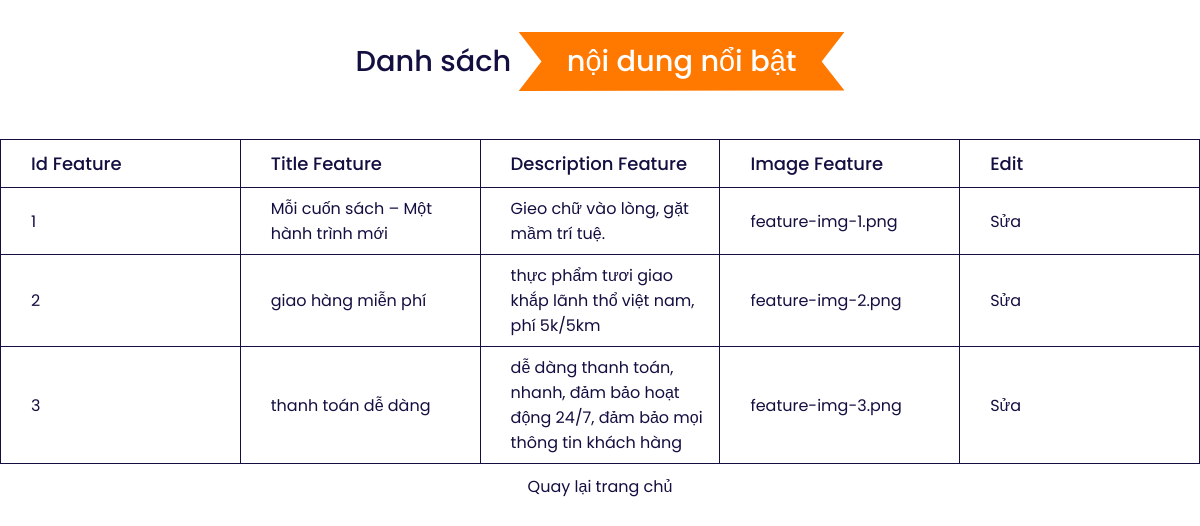
/list-item-feature.php, run on the app's committed database.
### tables this page shows
CREATE TABLE `tbl_features` (
  `id_feature` int(11) NOT NULL,
  `title_feature` varchar(255) NOT NULL,
  `description_feature` varchar(255) NOT NULL,
  `img_feature` varchar(255) NOT NULL
);

### list-item-feature.php (the view, shortened to what this page needs)
<!DOCTYPE html>
<html lang="en">
<head>
    <link rel="stylesheet" href="assets/css/list-products.css" />
    <link
    href="https://unpkg.com/boxicons@2.0.9/css/boxicons.min.css"
    rel="stylesheet"
    />
</head>
<body>
<?php require_once "connect.php"; ?>
    <section class="home-content">
      <h1 class="heading">Danh sách <span>nội dung nổi bật</span></h1>
      <div class="list-products">
        <div style="overflow-x: auto">
            <table>
                <thead>
                  <tr>
                    <th>Id Feature</th>
                    <th>Title Feature</th>
                    <th>Description Feature</th>
                    <th>Image Feature </th>
                    <th>Edit</th>
                  </tr>
                </thead>
                <tbody>
                    <?php
                      $sql_feature = mysqli_query($conn,"SELECT * FROM tbl_features Order By id_feature ASC");
                      while($row_feature = mysqli_fetch_assoc($sql_feature)){
                    ?>
                    <tr>
                        <td><?php echo $row_feature['id_feature'] ?></td>
                        <td><?php echo $row_feature['title_feature'] ?></td>
                        <td><?php echo $row_feature['description_feature'] ?></td>
                        <td><?php echo $row_feature['img_feature'] ?></td>
                        <td>
                        <a href="edit-feature-web.php?id=<?php echo  $row_feature['id_feature']; ?>">Sửa</a>
                        </td>
                        </tr>
                    <?php
                       }
                    ?>
                </tbody>
            </table>
        </div>
    </section>
    <a class="back" href="admin.php"> Quay lại trang chủ</a>
</body>
</html>

### assets/css/list-products.css (style rules this page uses)
:root { --orange: #ff7800; --black: #130f40; --light-color: #666; --box-shadow: 0 0.5rem 1.5rem rgba(0, 0, 0, 0.1); --border: 0.2rem solid rgba(0, 0, 0, 0.1); --outline: 0.1rem solid rgba(0, 0, 0, 0.1); --outline-hover: 0.2rem solid var(--black); }
* { margin: 0; padding: 0; box-sizing: border-box; font-family: "Poppins", sans-serif; scroll-behavior: smooth; color: var(--black); }
.heading { text-align: center; padding: 2rem 0; padding-bottom: 3rem; font-size: 1.8rem; font-weight: 500; color: var(--black); }
.heading span { background: var(--orange); color: #fff; display: inline-block; padding: 0.5rem 3rem; clip-path: polygon(100% 0, 93% 50%, 100% 99%, 0% 100%, 7% 50%, 0% 0%); }
table { border-collapse: collapse; border-spacing: 0; width: 100vw; border: 1px solid var(--black); }
th { text-align: left; border: 1px solid var(--black); padding-left: 30px; padding-top: 10px; padding-bottom: 10px; font-size: 18px; font-weight: 500; text-transform: capitalize; }
td { border: 1px solid var(--black); text-align: left; padding: 8px; padding-left: 30px; overflow: hidden; width: 200px; }
td a { color: var(--black); text-decoration: none; }
.back { display: flex; justify-content: center; text-decoration: none; padding: 10px; color: var(--black); }

### data on the page
tbl_features: id_feature "1", title_feature "Mỗi cuốn sách – Một hành trình mới", description_feature "Gieo chữ vào lòng, gặt mầm trí tuệ.", img_feature "feature-img-1.png"
tbl_features: id_feature "2", title_feature "giao hàng miễn phí", description_feature "thực phẩm tươi giao khắp lãnh thổ việt nam, phí 5k/5km", img_feature "feature-img-2.png"
tbl_features: id_feature "3", title_feature "thanh toán dễ dàng", description_feature "dễ dàng thanh toán, nhanh, đảm bảo hoạt động 24/7, đảm bảo mọi thông tin khách hàng", img_feature "feature-img-3.png"
